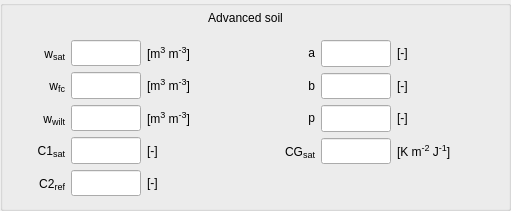
     <widget class="QGroupBox" name="soil_advanced_group">
      <property name="geometry">
       <rect>
        <x>10</x>
        <y>220</y>
        <width>511</width>
        <height>211</height>
       </rect>
      </property>
      <property name="title">
       <string/>
      </property>
      <widget class="QWidget" name="gridLayoutWidget_13">
       <property name="geometry">
        <rect>
         <x>10</x>
         <y>40</y>
         <width>231</width>
         <height>156</height>
        </rect>
       </property>
       <layout class="QGridLayout" name="soil_parameters_grid1" columnminimumwidth="50,0,60">
        <property name="sizeConstraint">
         <enum>QLayout::SetMinimumSize</enum>
        </property>
        <item row="0" column="0">
         <widget class="QLabel" name="label_soil_wsat">
          <property name="sizePolicy">
           <sizepolicy hsizetype="Fixed" vsizetype="Preferred">
            <horstretch>0</horstretch>
            <verstretch>0</verstretch>
           </sizepolicy>
          </property>
          <property name="minimumSize">
           <size>
            <width>55</width>
            <height>0</height>
           </size>
          </property>
          <property name="maximumSize">
           <size>
            <width>55</width>
            <height>16777215</height>
           </size>
          </property>
          <property name="toolTip">
           <string/>
          </property>
          <property name="text">
           <string>&lt;html&gt;w&lt;span style=&quot; font-size:14px; vertical-align:sub;&quot;&gt;sat&lt;/span&gt;&lt;/html&gt;</string>
          </property>
          <property name="alignment">
           <set>Qt::AlignRight|Qt::AlignTrailing|Qt::AlignVCenter</set>
          </property>
         </widget>
        </item>
        <item row="0" column="1">
         <widget class="QLineEdit" name="input_soil_wsat">
          <property name="sizePolicy">
           <sizepolicy hsizetype="Fixed" vsizetype="Expanding">
            <horstretch>0</horstretch>
            <verstretch>0</verstretch>
           </sizepolicy>
          </property>
          <property name="minimumSize">
           <size>
            <width>70</width>
            <height>0</height>
           </size>
          </property>
          <property name="maximumSize">
           <size>
            <width>70</width>
            <height>16777215</height>
           </size>
          </property>
          <property name="toolTip">
           <string>saturated volumetric water content ECMWF config</string>
          </property>
          <property name="alignment">
           <set>Qt::AlignRight|Qt::AlignTrailing|Qt::AlignVCenter</set>
          </property>
         </widget>
        </item>
        <item row="1" column="0">
         <widget class="QLabel" name="label_soil_wfc">
          <property name="sizePolicy">
           <sizepolicy hsizetype="Fixed" vsizetype="Preferred">
            <horstretch>0</horstretch>
            <verstretch>0</verstretch>
           </sizepolicy>
          </property>
          <property name="minimumSize">
           <size>
            <width>55</width>
            <height>0</height>
           </size>
          </property>
          <property name="maximumSize">
           <size>
            <width>55</width>
            <height>16777215</height>
           </size>
          </property>
          <property name="toolTip">
           <string/>
          </property>
          <property name="text">
           <string>&lt;html&gt;w&lt;span style=&quot; font-size:14px; vertical-align:sub;&quot;&gt;fc&lt;/span&gt;&lt;/html&gt;</string>
          </property>
          <property name="alignment">
           <set>Qt::AlignRight|Qt::AlignTrailing|Qt::AlignVCenter</set>
          </property>
         </widget>
        </item>
        <item row="1" column="1">
         <widget class="QLineEdit" name="input_soil_wfc">
          <property name="sizePolicy">
           <sizepolicy hsizetype="Fixed" vsizetype="Expanding">
            <horstretch>0</horstretch>
            <verstretch>0</verstretch>
           </sizepolicy>
          </property>
          <property name="minimumSize">
           <size>
            <width>70</width>
            <height>0</height>
           </size>
          </property>
          <property name="maximumSize">
           <size>
            <width>70</width>
            <height>16777215</height>
           </size>
          </property>
          <property name="toolTip">
           <string>volumetric water content field capacity</string>
          </property>
          <property name="alignment">
           <set>Qt::AlignRight|Qt::AlignTrailing|Qt::AlignVCenter</set>
          </property>
         </widget>
        </item>
        <item row="2" column="1">
         <widget class="QLineEdit" name="input_soil_wwilt">
          <property name="sizePolicy">
           <sizepolicy hsizetype="Fixed" vsizetype="Expanding">
            <horstretch>0</horstretch>
            <verstretch>0</verstretch>
           </sizepolicy>
          </property>
          <property name="minimumSize">
           <size>
            <width>70</width>
            <height>0</height>
           </size>
          </property>
          <property name="maximumSize">
           <size>
            <width>70</width>
            <height>16777215</height>
           </size>
          </property>
          <property name="toolTip">
           <string>volumetric water content wilting point</string>
          </property>
          <property name="alignment">
           <set>Qt::AlignRight|Qt::AlignTrailing|Qt::AlignVCenter</set>
          </property>
         </widget>
        </item>
        <item row="3" column="1">
         <widget class="QLineEdit" name="input_soil_c1sat">
          <property name="sizePolicy">
           <sizepolicy hsizetype="Fixed" vsizetype="Expanding">
            <horstretch>0</horstretch>
            <verstretch>0</verstretch>
           </sizepolicy>
          </property>
          <property name="minimumSize">
           <size>
            <width>70</width>
            <height>0</height>
           </size>
          </property>
          <property name="maximumSize">
           <size>
            <width>70</width>
            <height>16777215</height>
           </size>
          </property>
          <property name="toolTip">
           <string>coefficient force term moisture</string>
          </property>
          <property name="alignment">
           <set>Qt::AlignRight|Qt::AlignTrailing|Qt::AlignVCenter</set>
          </property>
         </widget>
        </item>
        <item row="4" column="1">
         <widget class="QLineEdit" name="input_soil_c2ref">
          <property name="sizePolicy">
           <sizepolicy hsizetype="Fixed" vsizetype="Expanding">
            <horstretch>0</horstretch>
            <verstretch>0</verstretch>
           </sizepolicy>
          </property>
          <property name="minimumSize">
           <size>
            <width>70</width>
            <height>0</height>
           </size>
          </property>
          <property name="maximumSize">
           <size>
            <width>70</width>
            <height>16777215</height>
           </size>
          </property>
          <property name="toolTip">
           <string>coefficient restore term moisture</string>
          </property>
          <property name="alignment">
           <set>Qt::AlignRight|Qt::AlignTrailing|Qt::AlignVCenter</set>
          </property>
         </widget>
        </item>
        <item row="2" column="0">
         <widget class="QLabel" name="label_soil_wwilt">
          <property name="sizePolicy">
           <sizepolicy hsizetype="Fixed" vsizetype="Preferred">
            <horstretch>0</horstretch>
            <verstretch>0</verstretch>
           </sizepolicy>
          </property>
          <property name="minimumSize">
           <size>
            <width>55</width>
            <height>0</height>
           </size>
          </property>
          <property name="maximumSize">
           <size>
            <width>55</width>
            <height>16777215</height>
           </size>
          </property>
          <property name="toolTip">
           <string/>
          </property>
          <property name="text">
           <string>&lt;html&gt;w&lt;span style=&quot; font-size:14px; vertical-align:sub;&quot;&gt;wilt&lt;/span&gt;&lt;/html&gt;</string>
          </property>
          <property name="alignment">
           <set>Qt::AlignRight|Qt::AlignTrailing|Qt::AlignVCenter</set>
          </property>
         </widget>
        </item>
        <item row="3" column="0">
         <widget class="QLabel" name="label_soil_c1sat">
          <property name="sizePolicy">
           <sizepolicy hsizetype="Fixed" vsizetype="Preferred">
            <horstretch>0</horstretch>
            <verstretch>0</verstretch>
           </sizepolicy>
          </property>
          <property name="minimumSize">
           <size>
            <width>55</width>
            <height>0</height>
           </size>
          </property>
          <property name="maximumSize">
           <size>
            <width>55</width>
            <height>16777215</height>
           </size>
          </property>
          <property name="toolTip">
           <string/>
          </property>
          <property name="text">
           <string>&lt;html&gt;C1&lt;span style=&quot; font-size:14px; vertical-align:sub;&quot;&gt;sat&lt;/span&gt;&lt;/html&gt;</string>
          </property>
          <property name="alignment">
           <set>Qt::AlignRight|Qt::AlignTrailing|Qt::AlignVCenter</set>
          </property>
         </widget>
        </item>
        <item row="4" column="0">
         <widget class="QLabel" name="label_soil_c2ref">
          <property name="sizePolicy">
           <sizepolicy hsizetype="Fixed" vsizetype="Preferred">
            <horstretch>0</horstretch>
            <verstretch>0</verstretch>
           </sizepolicy>
          </property>
          <property name="minimumSize">
           <size>
            <width>55</width>
            <height>0</height>
           </size>
          </property>
          <property name="maximumSize">
           <size>
            <width>55</width>
            <height>16777215</height>
           </size>
          </property>
          <property name="toolTip">
           <string/>
          </property>
          <property name="text">
           <string>&lt;html&gt;C2&lt;span style=&quot; font-size:14px; vertical-align:sub;&quot;&gt;ref&lt;/span&gt;&lt;/html&gt;</string>
          </property>
          <property name="alignment">
           <set>Qt::AlignRight|Qt::AlignTrailing|Qt::AlignVCenter</set>
          </property>
         </widget>
        </item>
        <item row="3" column="2">
         <widget class="QLabel" name="unitlabel_soil_c1sat">
          <property name="toolTip">
           <string/>
          </property>
          <property name="text">
           <string>[-]</string>
          </property>
          <property name="alignment">
           <set>Qt::AlignLeading|Qt::AlignLeft|Qt::AlignVCenter</set>
          </property>
         </widget>
        </item>
        <item row="4" column="2">
         <widget class="QLabel" name="unitlabel_c2ref">
          <property name="toolTip">
           <string/>
          </property>
          <property name="text">
           <string>&lt;html&gt;[-]&lt;/html&gt;</string>
          </property>
          <property name="alignment">
           <set>Qt::AlignLeading|Qt::AlignLeft|Qt::AlignVCenter</set>
          </property>
         </widget>
        </item>
        <item row="0" column="2">
         <widget class="QLabel" name="unitlabel_soil_wsat">
          <property name="toolTip">
           <string/>
          </property>
          <property name="text">
           <string>&lt;html&gt;[m&lt;span style=&quot;font-size: 14px; vertical-align:super;&quot;&gt;3&lt;/span&gt; m&lt;span style=&quot;font-size: 14px; vertical-align:super;&quot;&gt;-3&lt;/span&gt;]&lt;/html&gt;</string>
          </property>
          <property name="alignment">
           <set>Qt::AlignLeading|Qt::AlignLeft|Qt::AlignVCenter</set>
          </property>
         </widget>
        </item>
        <item row="1" column="2">
         <widget class="QLabel" name="unitlabel_soil_wfc">
          <property name="toolTip">
           <string/>
          </property>
          <property name="text">
           <string>&lt;html&gt;[m&lt;span style=&quot;font-size: 14px; vertical-align:super;&quot;&gt;3&lt;/span&gt; m&lt;span style=&quot;font-size: 14px; vertical-align:super;&quot;&gt;-3&lt;/span&gt;]&lt;/html&gt;</string>
          </property>
          <property name="alignment">
           <set>Qt::AlignLeading|Qt::AlignLeft|Qt::AlignVCenter</set>
          </property>
         </widget>
        </item>
        <item row="2" column="2">
         <widget class="QLabel" name="unitlabel_soil_wwilt">
          <property name="toolTip">
           <string/>
          </property>
          <property name="text">
           <string>&lt;html&gt;[m&lt;span style=&quot;font-size: 14px; vertical-align:super;&quot;&gt;3&lt;/span&gt; m&lt;span style=&quot;font-size: 14px; vertical-align:super;&quot;&gt;-3&lt;/span&gt;]&lt;/html&gt;</string>
          </property>
          <property name="alignment">
           <set>Qt::AlignLeading|Qt::AlignLeft|Qt::AlignVCenter</set>
          </property>
         </widget>
        </item>
       </layout>
      </widget>
      <widget class="QWidget" name="gridLayoutWidget_14">
       <property name="geometry">
        <rect>
         <x>260</x>
         <y>40</y>
         <width>241</width>
         <height>124</height>
        </rect>
       </property>
       <layout class="QGridLayout" name="soil_parameters_grid2" columnminimumwidth="50,0,80">
        <property name="sizeConstraint">
         <enum>QLayout::SetMinimumSize</enum>
        </property>
        <item row="0" column="0">
         <widget class="QLabel" name="label_soil_a">
          <property name="sizePolicy">
           <sizepolicy hsizetype="Fixed" vsizetype="Preferred">
            <horstretch>0</horstretch>
            <verstretch>0</verstretch>
           </sizepolicy>
          </property>
          <property name="minimumSize">
           <size>
            <width>55</width>
            <height>0</height>
           </size>
          </property>
          <property name="maximumSize">
           <size>
            <width>55</width>
            <height>16777215</height>
           </size>
          </property>
          <property name="toolTip">
           <string/>
          </property>
          <property name="text">
           <string>&lt;html&gt;a&lt;/html&gt;</string>
          </property>
          <property name="alignment">
           <set>Qt::AlignRight|Qt::AlignTrailing|Qt::AlignVCenter</set>
          </property>
         </widget>
        </item>
        <item row="0" column="1">
         <widget class="QLineEdit" name="input_soil_a">
          <property name="sizePolicy">
           <sizepolicy hsizetype="Fixed" vsizetype="Expanding">
            <horstretch>0</horstretch>
            <verstretch>0</verstretch>
           </sizepolicy>
          </property>
          <property name="minimumSize">
           <size>
            <width>70</width>
            <height>0</height>
           </size>
          </property>
          <property name="maximumSize">
           <size>
            <width>70</width>
            <height>16777215</height>
           </size>
          </property>
          <property name="toolTip">
           <string>Clapp and Hornberger retention curve parameter a</string>
          </property>
          <property name="alignment">
           <set>Qt::AlignRight|Qt::AlignTrailing|Qt::AlignVCenter</set>
          </property>
         </widget>
        </item>
        <item row="1" column="0">
         <widget class="QLabel" name="label_soil_b">
          <property name="sizePolicy">
           <sizepolicy hsizetype="Fixed" vsizetype="Preferred">
            <horstretch>0</horstretch>
            <verstretch>0</verstretch>
           </sizepolicy>
          </property>
          <property name="minimumSize">
           <size>
            <width>55</width>
            <height>0</height>
           </size>
          </property>
          <property name="maximumSize">
           <size>
            <width>55</width>
            <height>16777215</height>
           </size>
          </property>
          <property name="toolTip">
           <string/>
          </property>
          <property name="text">
           <string>&lt;html&gt;b&lt;/html&gt;</string>
          </property>
          <property name="alignment">
           <set>Qt::AlignRight|Qt::AlignTrailing|Qt::AlignVCenter</set>
          </property>
         </widget>
        </item>
        <item row="1" column="1">
         <widget class="QLineEdit" name="input_soil_b">
          <property name="sizePolicy">
           <sizepolicy hsizetype="Fixed" vsizetype="Expanding">
            <horstretch>0</horstretch>
            <verstretch>0</verstretch>
           </sizepolicy>
          </property>
          <property name="minimumSize">
           <size>
            <width>70</width>
            <height>0</height>
           </size>
          </property>
          <property name="maximumSize">
           <size>
            <width>70</width>
            <height>16777215</height>
           </size>
          </property>
          <property name="toolTip">
           <string>Clapp and Hornberger retention curve parameter b</string>
          </property>
          <property name="alignment">
           <set>Qt::AlignRight|Qt::AlignTrailing|Qt::AlignVCenter</set>
          </property>
         </widget>
        </item>
        <item row="0" column="2">
         <widget class="QLabel" name="unitlabel_soil_a">
          <property name="toolTip">
           <string/>
          </property>
          <property name="text">
           <string>&lt;html&gt;[-]&lt;/html&gt;</string>
          </property>
          <property name="alignment">
           <set>Qt::AlignLeading|Qt::AlignLeft|Qt::AlignVCenter</set>
          </property>
         </widget>
        </item>
        <item row="1" column="2">
         <widget class="QLabel" name="unitlabel_soil_b">
          <property name="toolTip">
           <string/>
          </property>
          <property name="text">
           <string>&lt;html&gt;[-]&lt;/html&gt;</string>
          </property>
          <property name="alignment">
           <set>Qt::AlignLeading|Qt::AlignLeft|Qt::AlignVCenter</set>
          </property>
         </widget>
        </item>
        <item row="2" column="1">
         <widget class="QLineEdit" name="input_soil_p">
          <property name="sizePolicy">
           <sizepolicy hsizetype="Fixed" vsizetype="Expanding">
            <horstretch>0</horstretch>
            <verstretch>0</verstretch>
           </sizepolicy>
          </property>
          <property name="minimumSize">
           <size>
            <width>70</width>
            <height>0</height>
           </size>
          </property>
          <property name="maximumSize">
           <size>
            <width>70</width>
            <height>16777215</height>
           </size>
          </property>
          <property name="toolTip">
           <string>Clapp and Hornberger retention curve parameter p </string>
          </property>
          <property name="alignment">
           <set>Qt::AlignRight|Qt::AlignTrailing|Qt::AlignVCenter</set>
          </property>
         </widget>
        </item>
        <item row="3" column="1">
         <widget class="QLineEdit" name="input_soil_CGsat">
          <property name="sizePolicy">
           <sizepolicy hsizetype="Fixed" vsizetype="Expanding">
            <horstretch>0</horstretch>
            <verstretch>0</verstretch>
           </sizepolicy>
          </property>
          <property name="minimumSize">
           <size>
            <width>70</width>
            <height>0</height>
           </size>
          </property>
          <property name="maximumSize">
           <size>
            <width>70</width>
            <height>16777215</height>
           </size>
          </property>
          <property name="toolTip">
           <string>saturated soil conductivity for heat</string>
          </property>
          <property name="alignment">
           <set>Qt::AlignRight|Qt::AlignTrailing|Qt::AlignVCenter</set>
          </property>
         </widget>
        </item>
        <item row="2" column="0">
         <widget class="QLabel" name="label_soil_p">
          <property name="sizePolicy">
           <sizepolicy hsizetype="Fixed" vsizetype="Preferred">
            <horstretch>0</horstretch>
            <verstretch>0</verstretch>
           </sizepolicy>
          </property>
          <property name="minimumSize">
           <size>
            <width>55</width>
            <height>0</height>
           </size>
          </property>
          <property name="maximumSize">
           <size>
            <width>55</width>
            <height>16777215</height>
           </size>
          </property>
          <property name="toolTip">
           <string/>
          </property>
          <property name="text">
           <string>&lt;html&gt;p&lt;/html&gt;</string>
          </property>
          <property name="alignment">
           <set>Qt::AlignRight|Qt::AlignTrailing|Qt::AlignVCenter</set>
          </property>
         </widget>
        </item>
        <item row="3" column="0">
         <widget class="QLabel" name="label_soil_CGsat">
          <property name="sizePolicy">
           <sizepolicy hsizetype="Fixed" vsizetype="Preferred">
            <horstretch>0</horstretch>
            <verstretch>0</verstretch>
           </sizepolicy>
          </property>
          <property name="minimumSize">
           <size>
            <width>55</width>
            <height>0</height>
           </size>
          </property>
          <property name="maximumSize">
           <size>
            <width>55</width>
            <height>16777215</height>
           </size>
          </property>
          <property name="toolTip">
           <string/>
          </property>
          <property name="text">
           <string>&lt;html&gt;CG&lt;span style=&quot; font-size:14px; vertical-align:sub;&quot;&gt;sat&lt;/span&gt;&lt;/html&gt;</string>
          </property>
          <property name="alignment">
           <set>Qt::AlignRight|Qt::AlignTrailing|Qt::AlignVCenter</set>
          </property>
         </widget>
        </item>
        <item row="2" column="2">
         <widget class="QLabel" name="unitlabel_soil_p">
          <property name="toolTip">
           <string/>
          </property>
          <property name="text">
           <string>&lt;html&gt;[-]&lt;/html&gt;</string>
          </property>
          <property name="alignment">
           <set>Qt::AlignLeading|Qt::AlignLeft|Qt::AlignVCenter</set>
          </property>
         </widget>
        </item>
        <item row="3" column="2">
         <widget class="QLabel" name="unitlabel_soil_CGsat">
          <property name="toolTip">
           <string/>
          </property>
          <property name="text">
           <string>&lt;html&gt;[K m&lt;span style=&quot;font-size: 14px; vertical-align:super;&quot;&gt;-2&lt;/span&gt; J&lt;span style=&quot;font-size: 14px; vertical-align:super;&quot;&gt;-1&lt;/span&gt;]&lt;/html&gt;</string>
          </property>
          <property name="alignment">
           <set>Qt::AlignLeading|Qt::AlignLeft|Qt::AlignVCenter</set>
          </property>
         </widget>
        </item>
       </layout>
      </widget>
      <widget class="QLabel" name="label_2">
       <property name="geometry">
        <rect>
         <x>110</x>
         <y>10</y>
         <width>271</width>
         <height>16</height>
        </rect>
       </property>
       <property name="layoutDirection">
        <enum>Qt::LeftToRight</enum>
       </property>
       <property name="text">
        <string>Advanced soil</string>
       </property>
       <property name="alignment">
        <set>Qt::AlignCenter</set>
       </property>
      </widget>
     </widget>
